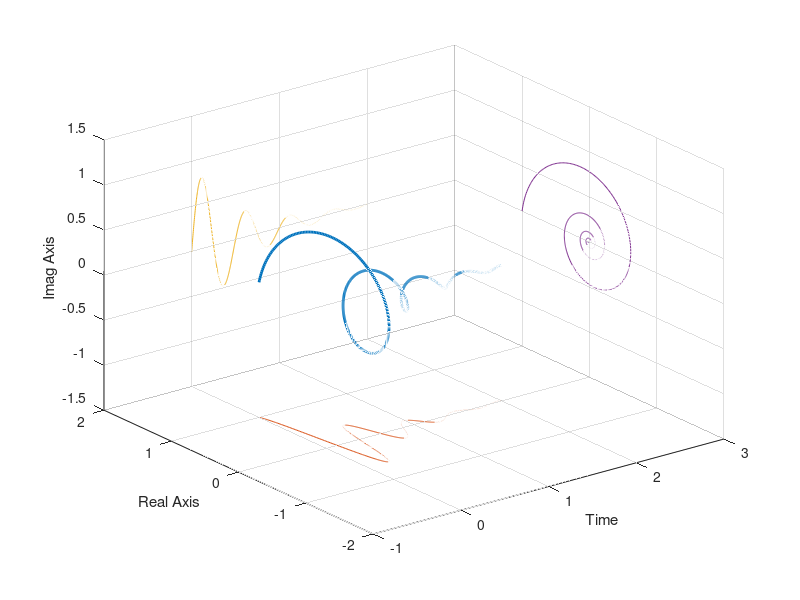

This chart was generated by the following MATLAB code:
clear;
clc;

t = linspace(0, 2, 1000);
z = exp(-2*t).*(cos(2*pi*4/2*t) + 1i*sin(2*pi*4/2*t));
% z = exp(-2*t).*exp(1i*2*pi*4/2*t);

figure(1);
plot3(t, real(z), imag(z), 'LineWidth', 2);
hold on;
plot3(t, real(z), zeros(size(t))-1.5);
plot3(t, zeros(size(t))+2, imag(z));
plot3(zeros(size(t))+3, real(z), imag(z));
hold off;
grid on;
axis([-1 3 -2 2 -1.5 1.5]);
xlabel('Time');
ylabel('Real Axis');
zlabel('Imag Axis');
